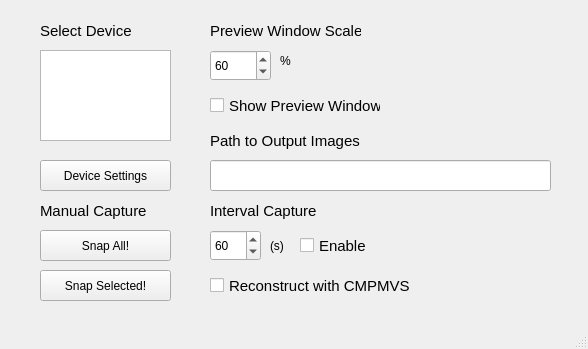
<?xml version="1.0" encoding="UTF-8"?>
<ui version="4.0">
 <class>WorkbenchInterface</class>
 <widget class="QMainWindow" name="WorkbenchInterface">
  <property name="geometry">
   <rect>
    <x>0</x>
    <y>0</y>
    <width>588</width>
    <height>349</height>
   </rect>
  </property>
  <property name="windowTitle">
   <string>MainWindow</string>
  </property>
  <widget class="QWidget" name="centralwidget">
   <widget class="QPushButton" name="settingsButton">
    <property name="geometry">
     <rect>
      <x>40</x>
      <y>160</y>
      <width>131</width>
      <height>31</height>
     </rect>
    </property>
    <property name="text">
     <string>Device Settings</string>
    </property>
   </widget>
   <widget class="QLabel" name="label_2">
    <property name="geometry">
     <rect>
      <x>40</x>
      <y>200</y>
      <width>151</width>
      <height>21</height>
     </rect>
    </property>
    <property name="font">
     <font>
      <pointsize>11</pointsize>
     </font>
    </property>
    <property name="text">
     <string>Manual Capture</string>
    </property>
   </widget>
   <widget class="QLabel" name="label_3">
    <property name="geometry">
     <rect>
      <x>210</x>
      <y>130</y>
      <width>161</width>
      <height>21</height>
     </rect>
    </property>
    <property name="font">
     <font>
      <pointsize>11</pointsize>
     </font>
    </property>
    <property name="text">
     <string>Path to Output Images</string>
    </property>
   </widget>
   <widget class="QLineEdit" name="capturePath">
    <property name="geometry">
     <rect>
      <x>210</x>
      <y>160</y>
      <width>341</width>
      <height>31</height>
     </rect>
    </property>
   </widget>
   <widget class="QLabel" name="label_4">
    <property name="geometry">
     <rect>
      <x>210</x>
      <y>20</y>
      <width>151</width>
      <height>21</height>
     </rect>
    </property>
    <property name="font">
     <font>
      <pointsize>11</pointsize>
     </font>
    </property>
    <property name="text">
     <string>Preview Window Scale</string>
    </property>
   </widget>
   <widget class="QSpinBox" name="previewScaleSpinBox">
    <property name="geometry">
     <rect>
      <x>210</x>
      <y>50</y>
      <width>61</width>
      <height>31</height>
     </rect>
    </property>
    <property name="minimum">
     <number>30</number>
    </property>
    <property name="maximum">
     <number>100</number>
    </property>
    <property name="value">
     <number>60</number>
    </property>
   </widget>
   <widget class="QPushButton" name="snapAllButton">
    <property name="geometry">
     <rect>
      <x>40</x>
      <y>230</y>
      <width>131</width>
      <height>31</height>
     </rect>
    </property>
    <property name="text">
     <string>Snap All!</string>
    </property>
   </widget>
   <widget class="QLabel" name="label_5">
    <property name="geometry">
     <rect>
      <x>280</x>
      <y>50</y>
      <width>41</width>
      <height>21</height>
     </rect>
    </property>
    <property name="text">
     <string>%</string>
    </property>
   </widget>
   <widget class="QLabel" name="label_6">
    <property name="geometry">
     <rect>
      <x>210</x>
      <y>200</y>
      <width>151</width>
      <height>21</height>
     </rect>
    </property>
    <property name="font">
     <font>
      <pointsize>11</pointsize>
     </font>
    </property>
    <property name="text">
     <string>Interval Capture</string>
    </property>
   </widget>
   <widget class="QCheckBox" name="intervalEnabled">
    <property name="geometry">
     <rect>
      <x>300</x>
      <y>230</y>
      <width>111</width>
      <height>31</height>
     </rect>
    </property>
    <property name="font">
     <font>
      <pointsize>11</pointsize>
     </font>
    </property>
    <property name="text">
     <string>Enable</string>
    </property>
   </widget>
   <widget class="QSpinBox" name="intervalSpinBox">
    <property name="geometry">
     <rect>
      <x>210</x>
      <y>230</y>
      <width>51</width>
      <height>31</height>
     </rect>
    </property>
    <property name="minimum">
     <number>1</number>
    </property>
    <property name="maximum">
     <number>500000</number>
    </property>
    <property name="value">
     <number>60</number>
    </property>
   </widget>
   <widget class="QLabel" name="label_7">
    <property name="geometry">
     <rect>
      <x>270</x>
      <y>230</y>
      <width>21</width>
      <height>31</height>
     </rect>
    </property>
    <property name="text">
     <string>(s)</string>
    </property>
   </widget>
   <widget class="QListWidget" name="deviceList">
    <property name="geometry">
     <rect>
      <x>40</x>
      <y>50</y>
      <width>131</width>
      <height>91</height>
     </rect>
    </property>
   </widget>
   <widget class="QCheckBox" name="previewEnabled">
    <property name="geometry">
     <rect>
      <x>210</x>
      <y>90</y>
      <width>171</width>
      <height>31</height>
     </rect>
    </property>
    <property name="font">
     <font>
      <pointsize>11</pointsize>
     </font>
    </property>
    <property name="text">
     <string>Show Preview Window</string>
    </property>
   </widget>
   <widget class="QLabel" name="label_8">
    <property name="geometry">
     <rect>
      <x>40</x>
      <y>20</y>
      <width>151</width>
      <height>21</height>
     </rect>
    </property>
    <property name="font">
     <font>
      <pointsize>11</pointsize>
     </font>
    </property>
    <property name="text">
     <string>Select Device</string>
    </property>
   </widget>
   <widget class="QPushButton" name="snapSelectedButton">
    <property name="geometry">
     <rect>
      <x>40</x>
      <y>270</y>
      <width>131</width>
      <height>31</height>
     </rect>
    </property>
    <property name="text">
     <string>Snap Selected!</string>
    </property>
   </widget>
   <widget class="QCheckBox" name="reconstructEnabled">
    <property name="geometry">
     <rect>
      <x>210</x>
      <y>270</y>
      <width>201</width>
      <height>31</height>
     </rect>
    </property>
    <property name="font">
     <font>
      <pointsize>11</pointsize>
     </font>
    </property>
    <property name="text">
     <string>Reconstruct with CMPMVS</string>
    </property>
    <property name="checkable">
     <bool>false</bool>
    </property>
   </widget>
  </widget>
  <widget class="QStatusBar" name="statusbar"/>
 </widget>
 <resources/>
 <connections/>
</ui>
